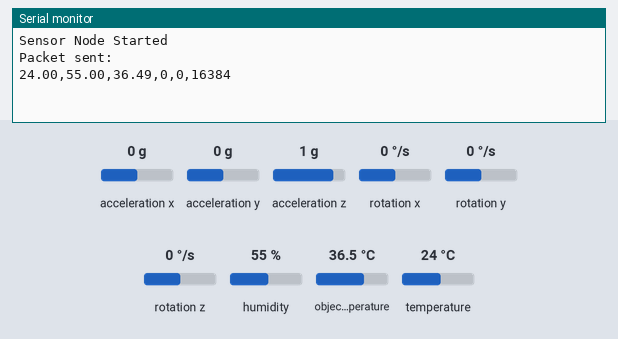
Simulated run of this sketch. Board: ESP32. Shown: the last lines printed to the serial monitor. The inputs (shaded band) are chosen by the test bench; at power-on: acceleration x 0 g, humidity 55 %, acceleration y 0 g, temperature 24 °C, acceleration z 1 g, object temperature 36.5 °C, rotation x 0 °/s, rotation y 0 °/s, rotation z 0 °/s. No radio packets arrive unless stated.

Above: at 2.8 s.
2.9 s: acceleration x set to -1.4 g
At 4.3 s:
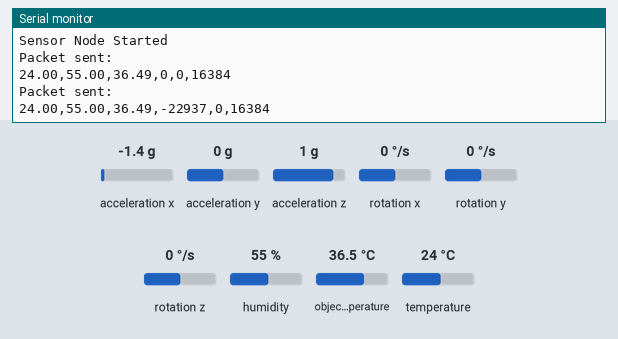
4.4 s: humidity set to 22 %
5.9 s: acceleration y set to -1.4 g
At 7.1 s:
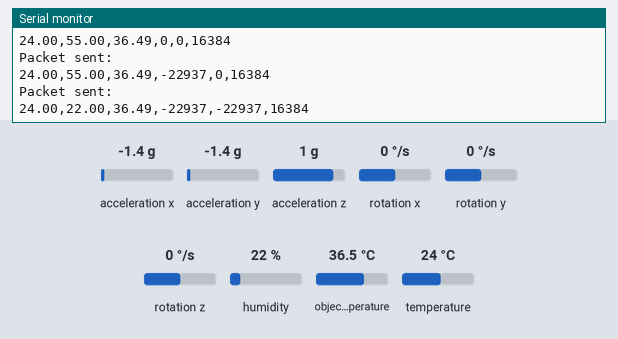
7.4 s: temperature set to 12 °C
At 8.7 s:
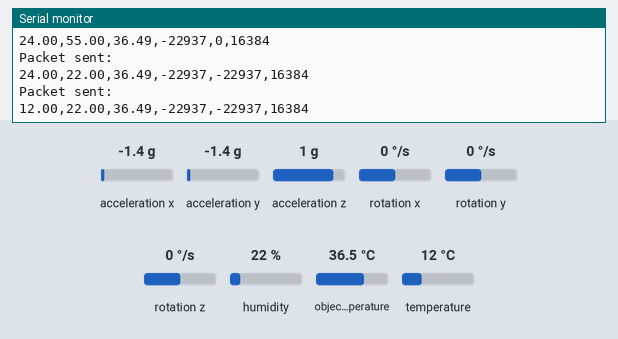
8.9 s: acceleration z set to -1.4 g
At 10.3 s:
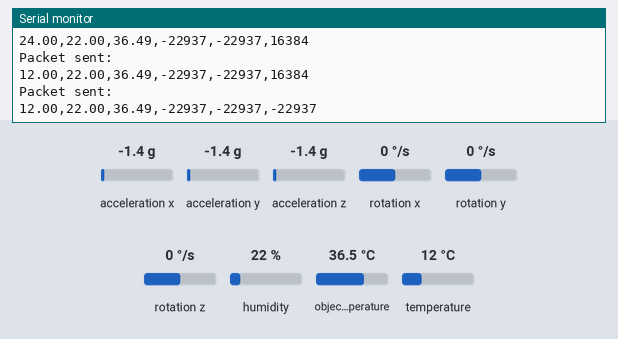
10.4 s: object temperature set to 20 °C
At 12.7 s:
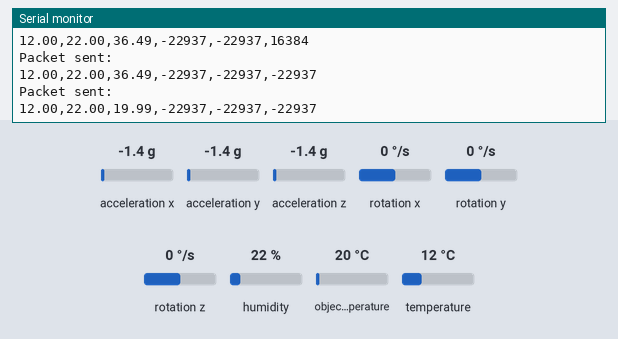

The sketch:

sensor_transmitter.ino
```cpp
#include <SPI.h>
#include <LoRa.h>
#include <Wire.h>
#include <DHT.h>
#include <Adafruit_MLX90614.h>
#include <MPU6050.h>

#define SS 5
#define RST 14
#define DIO0 2

#define DHTPIN 13
#define DHTTYPE DHT22

DHT dht(DHTPIN, DHTTYPE);
Adafruit_MLX90614 mlx = Adafruit_MLX90614();
MPU6050 mpu;

unsigned long lastSend = 0;

void setup()
{
  Serial.begin(115200);

  SPI.begin(18,19,23,5);
  SPI.setFrequency(8000000);

  pinMode(RST, OUTPUT);
  digitalWrite(RST, LOW);
  delay(10);
  digitalWrite(RST, HIGH);
  delay(10);

  LoRa.setPins(SS,RST,DIO0);

  if(!LoRa.begin(433E6))
  {
    Serial.println("LoRa init failed");
    while(1);
  }

  LoRa.setSpreadingFactor(7);
  LoRa.setSignalBandwidth(250E3);
  LoRa.setTxPower(14);
  LoRa.setSyncWord(0xF3);
  // Start sensors
  Wire.begin(21,22);
  dht.begin();
  mlx.begin();
  mpu.initialize();

  Serial.println("Sensor Node Started");
}

void loop()
{
  if(millis() - lastSend > 2000)
  {
    float ambientTemp = dht.readTemperature();
    float humidity = dht.readHumidity();
    float bodyTemp = mlx.readObjectTempC();

    int16_t ax,ay,az,gx,gy,gz;
    mpu.getMotion6(&ax,&ay,&az,&gx,&gy,&gz);

    String data = String(ambientTemp) + "," +
                  String(humidity) + "," +
                  String(bodyTemp) + "," +
                  String(ax) + "," +
                  String(ay) + "," +
                  String(az);

    LoRa.beginPacket();
    LoRa.print(data);
    LoRa.endPacket(true);

    Serial.println("Packet sent:");
    Serial.println(data);

    lastSend = millis();
  }
}
```

Measured:
- after the input at 2.9 s, the serial monitor: prints a new line after 1.1 s (image 1)
- after the input at 5.9 s, the serial monitor: prints a new line after 0.13 s (image 2)
- after the input at 7.4 s, the serial monitor: prints a new line after 0.64 s (image 3)
- after the input at 8.9 s, the serial monitor: prints a new line after 1.2 s (image 4)
- after the input at 10.4 s, the serial monitor: prints a new line after 1.7 s (image 5)
